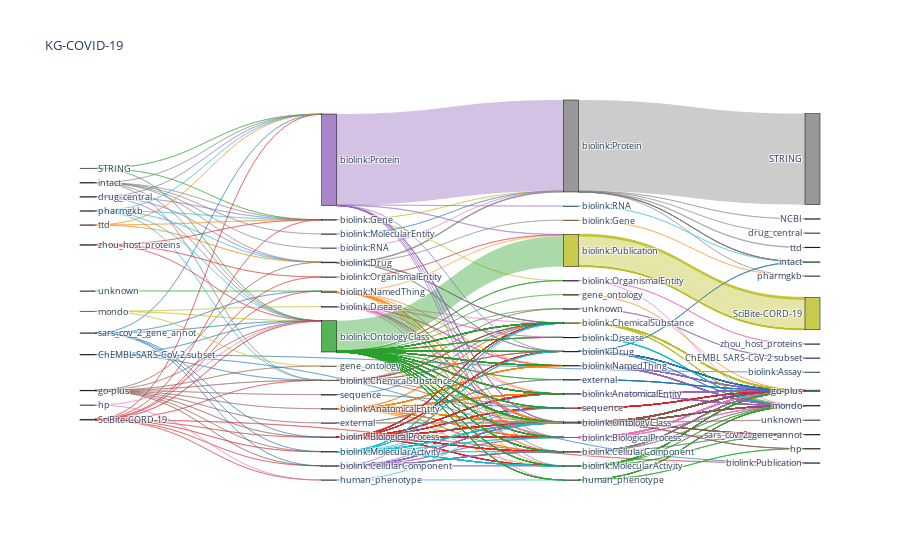

The code cell stored with this chart in its notebook:
### Markdown cell above
## Sankey plot with source, category-category associations, and source

### Code cell
data = generate_sankey_json_s2c2c2s(stats)

opacity = 0.4
# change 'magenta' to its 'rgba' value to add opacity
data['data'][0]['node']['color'] = ['rgba(255,0,255, 0.8)' if color == "magenta" else color for color in data['data'][0]['node']['color']]
data['data'][0]['link']['color'] = [data['data'][0]['node']['color'][src].replace("0.8", str(opacity)) for src in data['data'][0]['link']['source']]

fig = go.Figure(data=[go.Sankey(
    # Define nodes
    node = dict(
      pad = 35,
      thickness = 15,
      line = dict(color = "black", width = 0.5),
      label =  data['data'][0]['node']['label'],
      color =  data['data'][0]['node']['color']
    ),
    # Add links
    link = dict(
      source =  data['data'][0]['link']['source'],
      target =  data['data'][0]['link']['target'],
      value =  data['data'][0]['link']['value'],
      label =  data['data'][0]['link']['label'],
      color =  data['data'][0]['link']['color']
))])

fig.update_layout(title_text="KG-COVID-19", font_size=9)
fig.show()

### Figure 1 — Plotly figure (JSON) as saved in the notebook; plotly's stock layout.template omitted (floating-point values rounded to 4 significant figures; data arrays with more than 128 entries replaced by an {"elided": "..."} marker saying what was removed)
{"data": [{"link": {"color": {"elided": "1387 str values"}, "label": {"elided": "1387 str values"}, "source": {"elided": "1387 int values"}, "target": {"elided": "1387 int values"}, "value": {"elided": "1387 int values"}}, "node": {"color": ["rgba(31, 119, 180, 0.8)", "rgba(255, 127, 14, 0.8)", "rgba(44, 160, 44, 0.8)", "rgba(214, 39, 40, 0.8)", "rgba(148, 103, 189, 0.8)", "rgba(140, 86, 75, 0.8)", "rgba(227, 119, 194, 0.8)", "rgba(127, 127, 127, 0.8)", "rgba(188, 189, 34, 0.8)", "rgba(23, 190, 207, 0.8)", "rgba(31, 119, 180, 0.8)", "rgba(255, 127, 14, 0.8)", "rgba(44, 160, 44, 0.8)", "rgba(214, 39, 40, 0.8)", "rgba(148, 103, 189, 0.8)", "rgba(140, 86, 75, 0.8)", "rgba(227, 119, 194, 0.8)", "rgba(127, 127, 127, 0.8)", "rgba(188, 189, 34, 0.8)", "rgba(23, 190, 207, 0.8)", "rgba(31, 119, 180, 0.8)", "rgba(255, 127, 14, 0.8)", "rgba(44, 160, 44, 0.8)", "rgba(214, 39, 40, 0.8)", "rgba(148, 103, 189, 0.8)", "rgba(140, 86, 75, 0.8)", "rgba(227, 119, 194, 0.8)", "rgba(127, 127, 127, 0.8)", "rgba(188, 189, 34, 0.8)", "rgba(23, 190, 207, 0.8)", "rgba(31, 119, 180, 0.8)", "rgba(255, 127, 14, 0.8)", "rgba(44, 160, 44, 0.8)", "rgba(214, 39, 40, 0.8)", "rgba(148, 103, 189, 0.8)", "rgba(255,0,255, 0.8)", "rgba(227, 119, 194, 0.8)", "rgba(127, 127, 127, 0.8)", "rgba(188, 189, 34, 0.8)", "rgba(23, 190, 207, 0.8)", "rgba(31, 119, 180, 0.8)", "rgba(255, 127, 14, 0.8)", "rgba(44, 160, 44, 0.8)", "rgba(214, 39, 40, 0.8)", "rgba(148, 103, 189, 0.8)", "rgba(140, 86, 75, 0.8)", "rgba(227, 119, 194, 0.8)", "rgba(127, 127, 127, 0.8)", "rgba(31, 119, 180, 0.8)", "rgba(255, 127, 14, 0.8)", "rgba(44, 160, 44, 0.8)", "rgba(214, 39, 40, 0.8)", "rgba(148, 103, 189, 0.8)", "rgba(140, 86, 75, 0.8)", "rgba(227, 119, 194, 0.8)", "rgba(127, 127, 127, 0.8)", "rgba(188, 189, 34, 0.8)", "rgba(23, 190, 207, 0.8)", "rgba(31, 119, 180, 0.8)", "rgba(255, 127, 14, 0.8)", "rgba(44, 160, 44, 0.8)", "rgba(214, 39, 40, 0.8)", "rgba(148, 103, 189, 0.8)", "rgba(140, 86, 75, 0.8)", "rgba(227, 119, 194, 0.8)", "rgba(127, 127, 127, 0.8)", "rgba(188, 189, 34, 0.8)", "rgba(23, 190, 207, 0.8)", "rgba(31, 119, 180, 0.8)", "rgba(255, 127, 14, 0.8)", "rgba(44, 160, 44, 0.8)", "rgba(214, 39, 40, 0.8)", "rgba(148, 103, 189, 0.8)", "rgba(140, 86, 75, 0.8)", "rgba(227, 119, 194, 0.8)", "rgba(127, 127, 127, 0.8)", "rgba(188, 189, 34, 0.8)", "rgba(23, 190, 207, 0.8)", "rgba(31, 119, 180, 0.8)", "rgba(255, 127, 14, 0.8)", "rgba(44, 160, 44, 0.8)", "rgba(214, 39, 40, 0.8)", "rgba(148, 103, 189, 0.8)", "rgba(255,0,255, 0.8)", "rgba(227, 119, 194, 0.8)", "rgba(127, 127, 127, 0.8)", "rgba(188, 189, 34, 0.8)", "rgba(23, 190, 207, 0.8)", "rgba(31, 119, 180, 0.8)", "rgba(255, 127, 14, 0.8)", "rgba(44, 160, 44, 0.8)", "rgba(214, 39, 40, 0.8)", "rgba(148, 103, 189, 0.8)", "rgba(140, 86, 75, 0.8)", "rgba(227, 119, 194, 0.8)", "rgba(127, 127, 127, 0.8)"], "label": ["ChEMBL SARS-CoV-2 subset", "NCBI", "STRING", "SciBite-CORD-19", "drug_central", "go-plus", "hp", "intact", "mondo", "pharmgkb", "sars_cov_2_gene_annot", "ttd", "unknown", "zhou_host_proteins", "biolink:AnatomicalEntity", "biolink:Assay", "biolink:BiologicalProcess", "biolink:CellularComponent", "biolink:ChemicalSubstance", "biolink:Disease", "biolink:Drug", "biolink:Gene", "biolink:MolecularActivity", "biolink:MolecularEntity", "biolink:NamedThing", "biolink:OntologyClass", "biolink:OrganismalEntity", "biolink:Protein", "biolink:Publication", "biolink:RNA", "external", "gene_ontology", "human_phenotype", "sequence", "unknown", "ChEMBL SARS-CoV-2 subset", "NCBI", "STRING", "SciBite-CORD-19", "drug_central", "go-plus", "hp", "intact", "mondo", "pharmgkb", "sars_cov_2_gene_annot", "ttd", "unknown", "zhou_host_proteins", "biolink:AnatomicalEntity", "biolink:Assay", "biolink:BiologicalProcess", "biolink:CellularComponent", "biolink:ChemicalSubstance", "biolink:Disease", "biolink:Drug", "biolink:Gene", "biolink:MolecularActivity", "biolink:MolecularEntity", "biolink:NamedThing", "biolink:OntologyClass", "biolink:OrganismalEntity", "biolink:Protein", "biolink:Publication", "biolink:RNA", "external", "gene_ontology", "human_phenotype", "sequence", "unknown"], "line": {"color": "black", "width": 0.5}, "pad": 35, "thickness": 15}, "type": "sankey"}], "layout": {"font": {"size": 9}, "title": {"text": "KG-COVID-19"}}}
